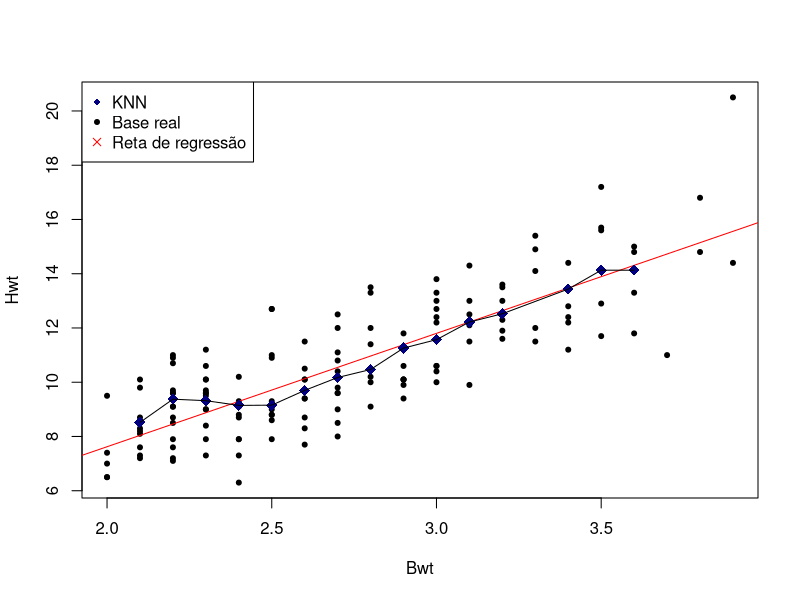
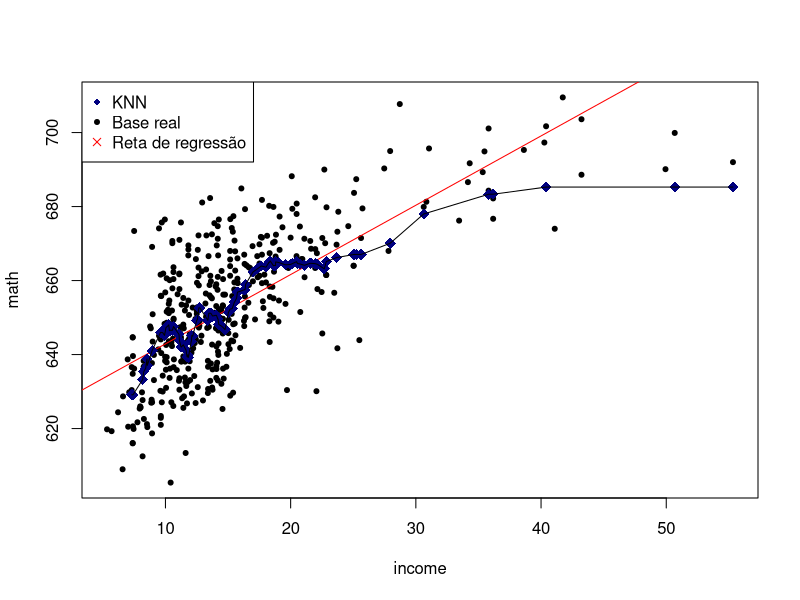

R code for these plots, in order:
# Implementação do KNN ----

fit.knn <- function(new_value, data, k = 3, target, regressor){
    
    dist <- data[, regressor] - new_value
    neighbors <- data[order(abs(dist)),target][1:k]
    knn_value <- mean(neighbors)
    
    return(knn_value)
}

# Data (cats) ----

library(MASS)
data(cats)

## Separar entre treino e teste ----

set.seed(12345)
indices_treino <- sample(1:nrow(cats), size = nrow(cats)*0.7)
treino <- cats[indices_treino,]
teste <- cats[-indices_treino,]

## Predição utilizando knn ----

knn.values <- sapply(teste[, 2], function(i){
    fit.knn(new_value = i, data = treino, target = "Hwt", regressor = "Bwt", k = 20)
})

### EQM do knn ----

EQM.knn <- mean((knn.values - teste[,3])^2)

## Comparando com RLS ----

mod1 <- lm(Hwt ~ Bwt, data = treino)

pred.RLS <- predict(mod1, teste)

### EQM da RLS ----

EQM.RLS <- mean((pred.RLS - teste[,3])^2)

## Análise gráfica ----

indices_knn <- order(teste[,2])

plot(Hwt ~ Bwt, data = cats, pch = 20)
abline(a = mod1$coefficients[1], b = mod1$coefficients[2], col = "red")
points(teste[,2], knn.values, col = "navy", pch = 18, cex = 1.5)
lines(teste[indices_knn,2], knn.values[indices_knn])
legend("topleft", legend = c("KNN", "Base real", "Reta de regressão"), pch = c(18, 20, 4), col = c("navy", "black", "red"))

# Outra base de dados ----

library(AER)
data("CASchools")

## Separar entre treino e teste ----

set.seed(12345)
indices_treino <- sample(1:nrow(CASchools), size = nrow(CASchools)*0.7)
treino <- CASchools[indices_treino,]
teste <- CASchools[-indices_treino,]

## Ajuste dos valores do knn ----

knn.values <- sapply(teste[, 11], function(i){
    fit.knn(new_value = i, data = treino, target = 14, regressor = 11, k = 25)
})

### EQM do knn ----

EQM.knn <- mean((knn.values - teste[,14])^2)

## Comparando com RLS ----

mod1 <- lm(math ~ income, data = treino)

pred.RLS <- predict(mod1, teste)

### EQM da RLS ----

EQM.RLS <- mean((pred.RLS - teste[,14])^2)

## Análise gráfica ----

indices_knn <- order(teste[,11])

plot(math ~ income, data = CASchools, pch = 20)
abline(a = mod1$coefficients[1], b = mod1$coefficients[2], col = "red")
points(teste[,11], knn.values, col = "navy", pch = 18, cex = 1.5)
lines(teste[indices_knn,11], knn.values[indices_knn])
legend("topleft", legend = c("KNN", "Base real", "Reta de regressão"), pch = c(18, 20, 4), col = c("navy", "black", "red"))
